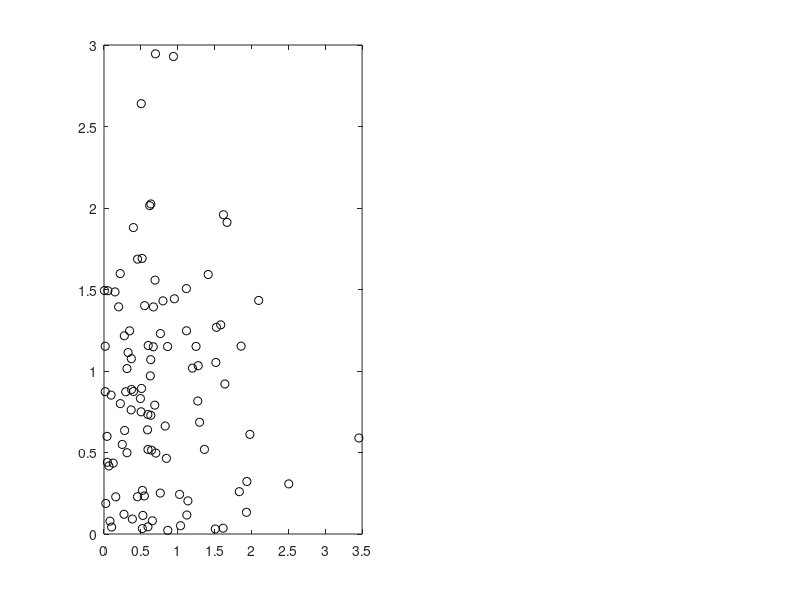

The MATLAB source for this figure: (Note: this script raises an error after producing the figure.)
function Y=pIndEmpCrr(X,rho);
%function Y=pIndEmpCrr(X,rho);
%
%Induce a rank correlation in a sample 
% X    n x 2 Data for two variables with no dependence
% rho  1 x 1 Value for equivalent MVN correlation to induce
% Y    n x 2 Permuted samples with desired dependence

if nargin==0;
    n=100;
    X(:,1)=gprnd(-0.2*ones(n,1),1,0);
    X(:,2)=gprnd(-0.2*ones(n,1),1,0);
    rho=0.9;
end;

n=size(X,1);
Sgm=[1 rho;rho 1];
SqrtSgm=sqrtm(Sgm);

Z=rand(n,2)*SqrtSgm;

%Work out how to "unorder" the sorted Zs, and apply this to sorted Xs to induce dependence
[jnk,t1]=sort(Z(:,1));
r1(t1)=(1:n)';
[jnk,t2]=sort(Z(:,2));
r2(t2)=(1:n)';
t=corrcoef(r1,r2);t=t(1,2);
fprintf(1,'Rank correlation of MVN is %g\n',t); 

[sX1,t1]=sort(X(:,1));
a1(t1)=(1:n)';
[sX2,t2]=sort(X(:,2));
a2(t2)=(1:n)';
Y=[sX1(r1) sX2(r2)];
t=corrcoef(a1,a2);tBefore=t(1,2);
fprintf(1,'Rank correlation of input columns is %g\n',tBefore); 

[jnk,t1]=sort(Y(:,1));
r1(t1)=(1:n)';
[jnk,t2]=sort(Y(:,2));
r2(t2)=(1:n)';
t=corrcoef(r1,r2);tAfter=t(1,2);
fprintf(1,'Rank correlation of output columns is %g\n',tAfter); 

if nargin==0;
    subplot(1,2,1);
    plot(X(:,1),X(:,2),'ko'); pAxsLmt; pDfl; title 'Before';
    subplot(1,2,2);
    tStr=sprintf('After: rank corr = %g\n',tAfter);
    plot(Y(:,1),Y(:,2),'ko'); pAxsLmt; pDfl; title 'After';
end;

return;